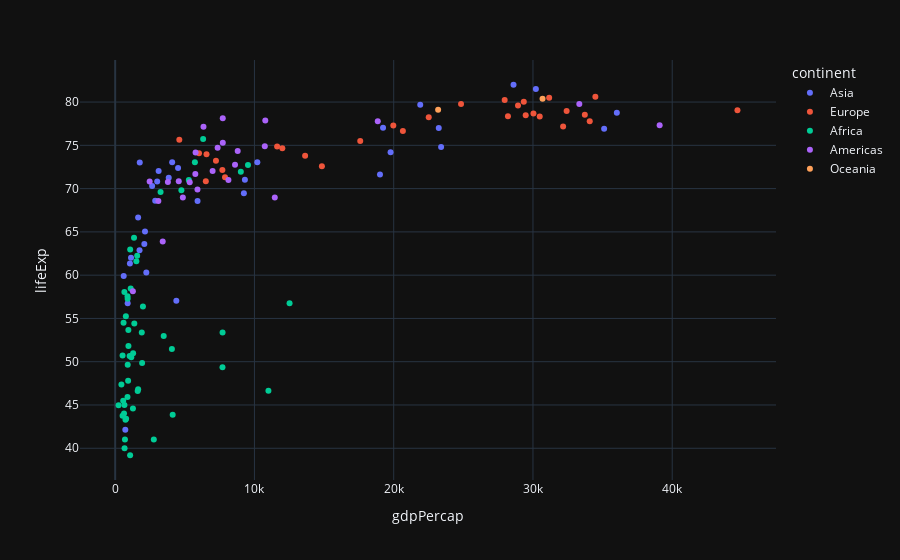

Here is the notebook cell this chart was saved with:
### Code cell
# 散点图
gapminder_2002 = gapminder[gapminder.year == 2002]
'''
text: 散点图的标签['top left', 'top right', 'top center',
                    'middle left', 'middle right','middle center',
                    'bottom left', 'bottom right', 'bottom center']
'''
fig = px.scatter(gapminder_2002,
            x='gdpPercap',
            y='lifeExp',
            color='continent',
            #text = 'lifeExp',# 显示标签
            template='plotly_dark',
            # 主题选择，共两种，plotly_dark，plotly_white
            )
fig.update_traces(textposition='top center')# 标签位置顶部居中
fig.show()

### Figure 1 — Plotly figure (JSON) as saved in the notebook; plotly's stock layout.template omitted (floating-point values rounded to 4 significant figures)
{"data": [{"hovertemplate": "continent=Asia<br>gdpPercap=%{x}<br>lifeExp=%{y}<extra></extra>", "legendgroup": "Asia", "marker": {"color": "#636efa", "symbol": "circle"}, "mode": "markers", "name": "Asia", "orientation": "v", "showlegend": true, "textposition": "top center", "type": "scatter", "x": [726.7, 23400.0, 1136.0, 896.2, 3119.0, 30210.0, 1747.0, 2874.0, 9241.0, 4391.0, 21910.0, 28600.0, 3845.0, 1647.0, 19230.0, 35110.0, 9314.0, 10210.0, 2141.0, 611, 1057.0, 19770.0, 2093.0, 2651.0, 19010.0, 36020.0, 3015.0, 4091.0, 23240.0, 5913.0, 1764.0, 4515.0, 2235.0], "xaxis": "x", "y": [42.13, 74.8, 62.01, 56.75, 72.03, 81.5, 62.88, 68.59, 69.45, 57.05, 79.7, 82, 71.26, 66.66, 77.05, 76.9, 71.03, 73.04, 65.03, 59.91, 61.34, 74.19, 63.61, 70.3, 71.63, 78.77, 70.81, 73.05, 76.99, 68.56, 73.02, 72.37, 60.31], "yaxis": "y"}, {"hovertemplate": "continent=Europe<br>gdpPercap=%{x}<br>lifeExp=%{y}<extra></extra>", "legendgroup": "Europe", "marker": {"color": "#EF553B", "symbol": "circle"}, "mode": "markers", "name": "Europe", "orientation": "v", "showlegend": true, "textposition": "top center", "type": "scatter", "x": [4604.0, 32420.0, 30490.0, 6019.0, 7697.0, 11630.0, 17600.0, 32170.0, 28200.0, 28930.0, 30040.0, 22510.0, 14840.0, 31160.0, 34080.0, 27970.0, 6557.0, 33720.0, 44680.0, 12000.0, 19970.0, 7885.0, 7236.0, 13640.0, 20660.0, 24840.0, 29340.0, 34480.0, 6508.0, 29480.0], "xaxis": "x", "y": [75.65, 78.98, 78.32, 74.09, 72.14, 74.88, 75.51, 77.18, 78.37, 79.59, 78.67, 78.26, 72.59, 80.5, 77.78, 80.24, 73.98, 78.53, 79.05, 74.67, 77.29, 71.32, 73.21, 73.8, 76.66, 79.78, 80.04, 80.62, 70.84, 78.47], "yaxis": "y"}, {"hovertemplate": "continent=Africa<br>gdpPercap=%{x}<br>lifeExp=%{y}<extra></extra>", "legendgroup": "Africa", "marker": {"color": "#00cc96", "symbol": "circle"}, "mode": "markers", "name": "Africa", "orientation": "v", "showlegend": true, "textposition": "top center", "type": "scatter", "x": [5288.0, 2773.0, 1373.0, 11000.0, 1038.0, 446.4, 1934.0, 738.7, 1156.0, 1076.0, 241.2, 3484.0, 1649.0, 1908.0, 4755.0, 7703.0, 765.4, 530.1, 12520.0, 660.6, 1112.0, 945.6, 575.7, 1288.0, 1275.0, 531.5, 9535.0, 894.6, 665.4, 951.4, 1579.0, 9022.0, 3258.0, 633.6, 4072.0, 601.1, 1615.0, 6316.0, 785.7, 1353.0, 1520.0, 699.5, 882.1, 7711.0, 1993.0, 4128.0, 899.1, 886.2, 5723.0, 927.7, 1072.0, 672.0], "xaxis": "x", "y": [70.99, 41.0, 54.41, 46.63, 50.65, 47.36, 49.86, 43.31, 50.52, 62.97, 44.97, 52.97, 46.83, 53.37, 69.81, 49.35, 55.24, 50.73, 56.76, 58.04, 58.45, 53.68, 45.5, 50.99, 44.59, 43.75, 72.74, 57.29, 45.01, 51.82, 62.25, 71.95, 69.61, 44.03, 51.48, 54.5, 46.61, 75.74, 43.41, 64.34, 61.6, 41.01, 45.94, 53.37, 56.37, 43.87, 49.65, 57.56, 73.04, 47.81, 39.19, 39.99], "yaxis": "y"}, {"hovertemplate": "continent=Americas<br>gdpPercap=%{x}<br>lifeExp=%{y}<extra></extra>", "legendgroup": "Americas", "marker": {"color": "#ab63fa", "symbol": "circle"}, "mode": "markers", "name": "Americas", "orientation": "v", "showlegend": true, "textposition": "top center", "type": "scatter", "x": [8798.0, 3413.0, 8131.0, 33330.0, 10780.0, 5755.0, 7723.0, 6341.0, 4564.0, 5773.0, 5352.0, 4858.0, 1270.0, 3100.0, 6995.0, 10740.0, 2475.0, 7356.0, 3784.0, 5909.0, 18860.0, 11460.0, 39100.0, 7727.0, 8605.0], "xaxis": "x", "y": [74.34, 63.88, 71.01, 79.77, 77.86, 71.68, 78.12, 77.16, 70.85, 74.17, 70.73, 68.98, 58.14, 68.56, 72.05, 74.9, 70.84, 74.71, 70.75, 69.91, 77.78, 68.98, 77.31, 75.31, 72.77], "yaxis": "y"}, {"hovertemplate": "continent=Oceania<br>gdpPercap=%{x}<br>lifeExp=%{y}<extra></extra>", "legendgroup": "Oceania", "marker": {"color": "#FFA15A", "symbol": "circle"}, "mode": "markers", "name": "Oceania", "orientation": "v", "showlegend": true, "textposition": "top center", "type": "scatter", "x": [30690.0, 23190.0], "xaxis": "x", "y": [80.37, 79.11], "yaxis": "y"}], "layout": {"legend": {"title": {"text": "continent"}, "tracegroupgap": 0}, "margin": {"t": 60}, "xaxis": {"anchor": "y", "domain": [0, 1], "title": {"text": "gdpPercap"}}, "yaxis": {"anchor": "x", "domain": [0, 1], "title": {"text": "lifeExp"}}}}
